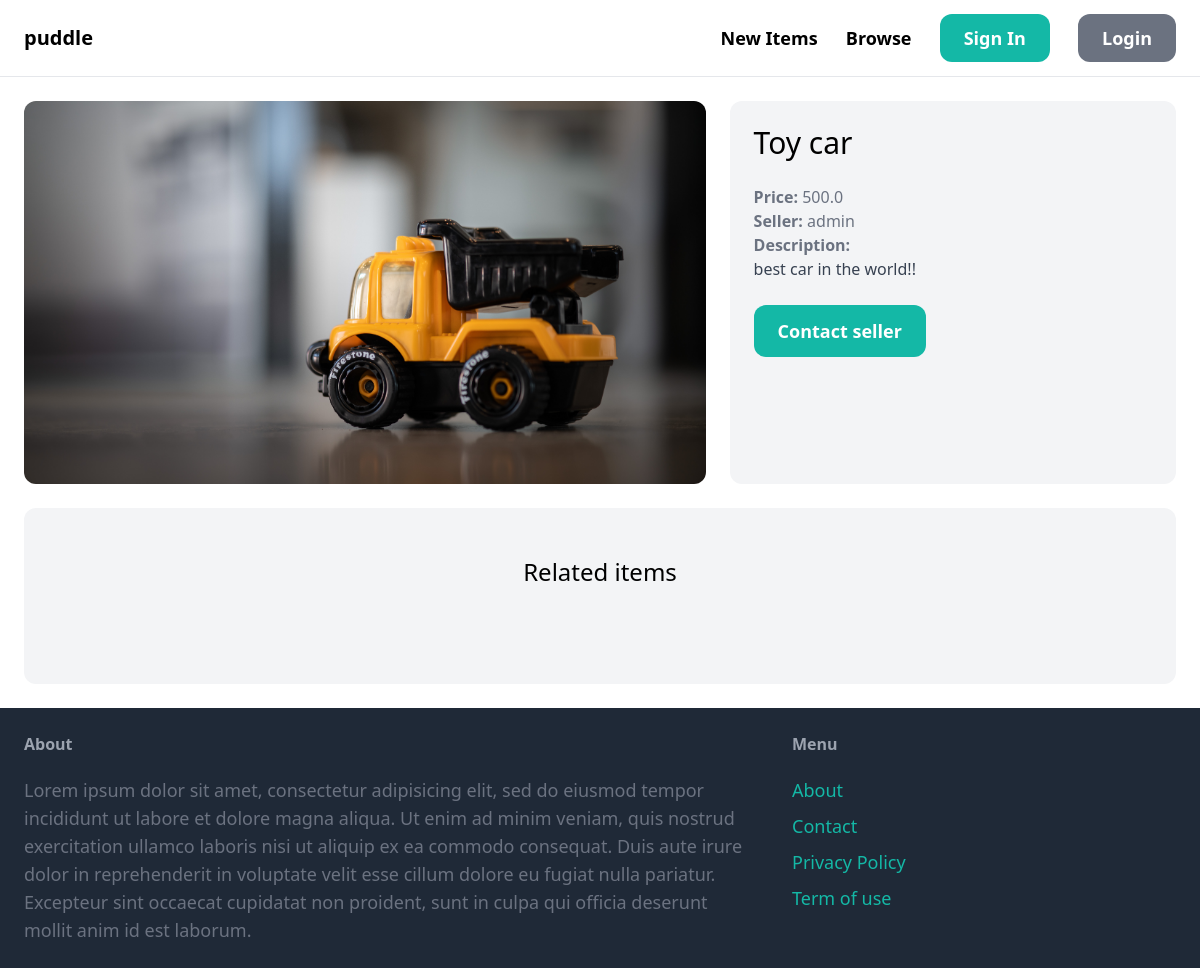
/items/5/, run on the app's committed database.
### item/models.py (models this page shows, shortened)
class Item(models.Model):
    category = models.ForeignKey(Category, related_name="items", on_delete = models.CASCADE)
    name = models.CharField(max_length=255)
    description = models.TextField(blank=True, null =True)
    price = models.FloatField()
    image = models.ImageField(upload_to="item_images", blank=True, null =True)
    is_sold = models.BooleanField(default=False)
    created_by = models.ForeignKey(User, related_name="items", on_delete =models.CASCADE)
    created_at = models.DateTimeField(auto_now_add=True)

### item/views.py (the view)
# urls.py: path("<int:pk>/", views.detail, name="detail"),
def detail(request, pk):
    item = get_object_or_404(Item, pk=pk)
    related_items = Item.objects.filter(category=item.category, is_sold=False).exclude(
        pk=pk
    )[0:3]
    return render(
        request, "item/detail.html", {"item": item, "related_items": related_items}
    )

### item/templates/item/detail.html (shortened to what this page needs)
{% extends 'core/base.html' %} {% block title %}{{ item.name }}{% endblock %}
{%block content %}
<div class="grid grid-cols-5 gap-6">
  <div class="col-span-3">
    <img src="{{ item.image.url }}" class="rounded-xl" />
  </div>
  <div class="col-span-2 p-6 bg-gray-100 rounded-xl">
    <h1 class="mb-6 text-3xl">{{ item.name }}</h1>
    <p class="text-gray-500"><strong>Price: </strong>{{ item.price }}</p>
    <p class="text-gray-500">
      <strong>Seller: </strong>{{ item.created_by.username }}
    </p>
    {% if item.description %}
    <p class="text-gray-700">
      <strong class="text-gray-500">Description:</strong><br />
      {{ item.description }}
    </p>
    {% endif %} {% if request.user == item.created_by %}
    <div class="mt-6 p-6 bg-white rounded-xl">
      <p>This is your item!</p>
      <a
        href="{% url 'item:edit' item.id %}"
        class="inline-block mt-6 px-6 py-6 text-lg font-semibold bg-teal-500 text-white rounded-xl"
        >Edit</a
      >
      <a
        href="{% url 'item:delete' item.id %}"
        class="inline-block mt-6 px-6 py-6 text-lg font-semibold bg-red-500 text-white rounded-xl"
        >Delete</a
      >
    </div>
    {% else %}
    <a
      href="#"
      class="inline-block mt-6 px-6 py-3 text-lg font-semibold bg-teal-500 text-white rounded-xl hover:bg-teal-700"
      >Contact seller</a
    >
    {% endif %}
  </div>
</div>
<div class="mt-6 px-6 py-12 bg-gray-100 rounded-xl">
  <h2 class="mb-12 text-2xl text-center">Related items</h2>
</div>
{% endblock %}

### data on the page
Item: image (picture), name "Toy car", price "500.0", created_by.username "admin", description "best car in the world!!"
